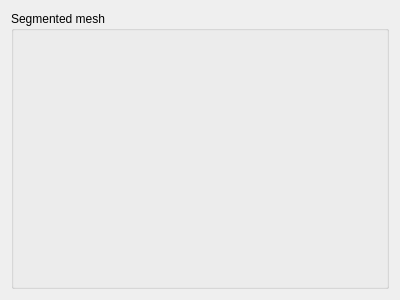
<?xml version="1.0" encoding="UTF-8"?>
<ui version="4.0">
 <class>StackedSegmentMesh</class>
 <widget class="QWidget" name="StackedSegmentMesh">
  <property name="geometry">
   <rect>
    <x>0</x>
    <y>0</y>
    <width>400</width>
    <height>300</height>
   </rect>
  </property>
  <property name="windowTitle">
   <string>Form</string>
  </property>
  <layout class="QVBoxLayout" name="verticalLayout">
   <item>
    <widget class="QGroupBox" name="groupBox">
     <property name="title">
      <string>Segmented mesh</string>
     </property>
     <layout class="QVBoxLayout" name="verticalLayout_2">
      <item>
       <widget class="QVTKWidget" name="stacked_segmentation_widget" native="true"/>
      </item>
     </layout>
    </widget>
   </item>
  </layout>
 </widget>
 <resources/>
 <connections/>
 <customwidgets>
  <customwidget>
   <class>QVTKWidget</class>
   <extends>QWidget</extends>
   <header>QVTKWidget.h</header>
  </customwidget>
 </customwidgets>
</ui>
